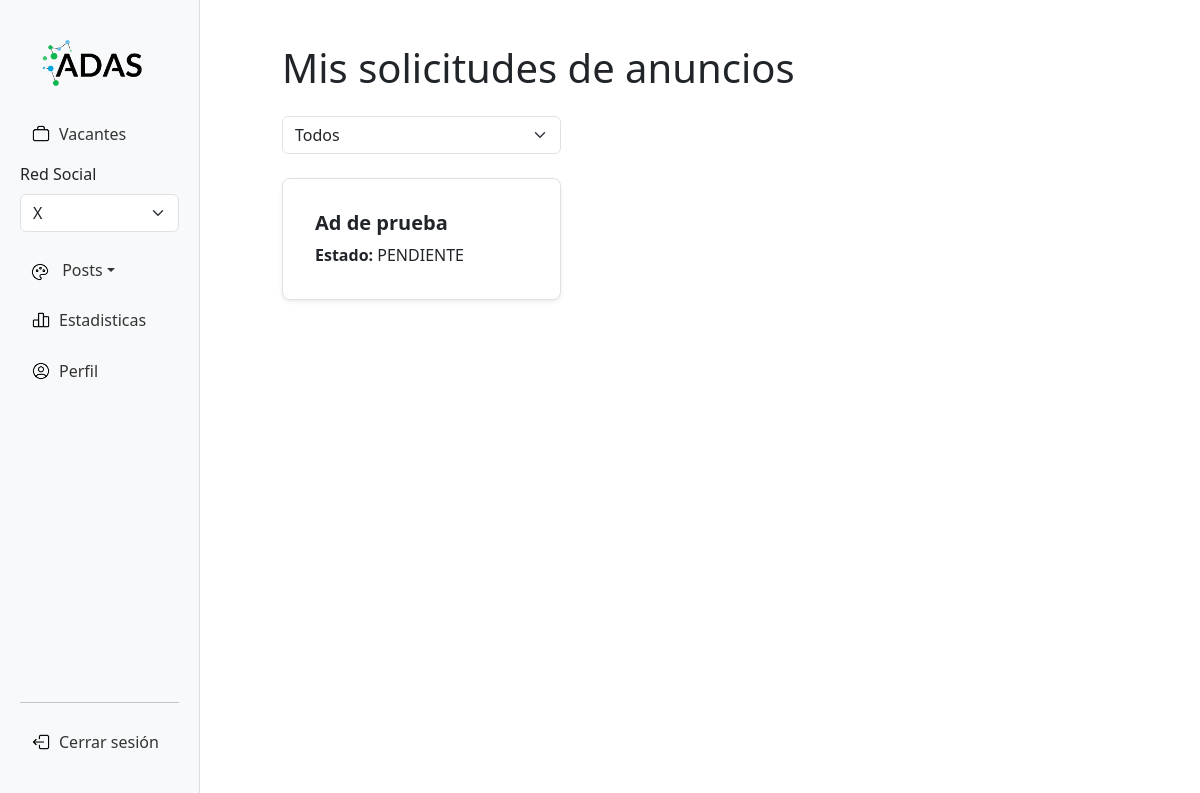
The page /administrador/mis-solicitudes/ad/ (signed in) on the database as committed earlier.
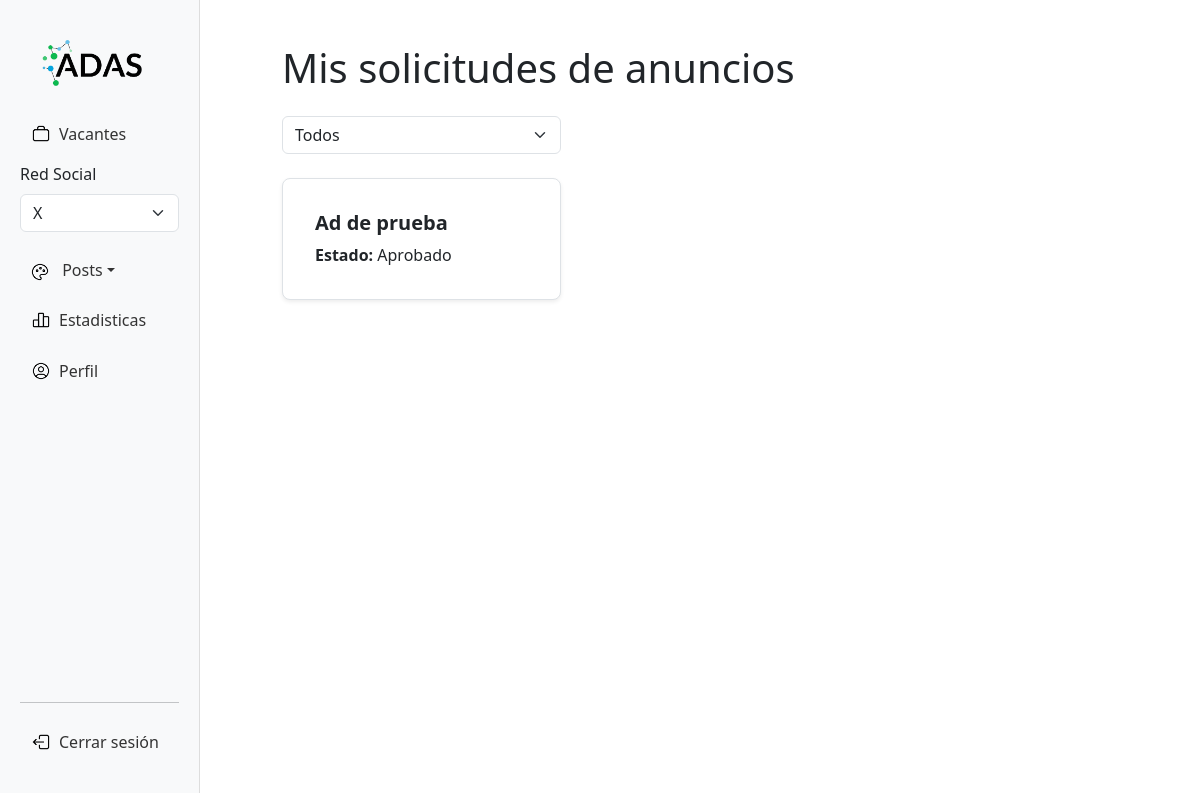
The same page on the database as committed later.
### administrador/models.py (models this page shows, shortened)
class Ad(models.Model):
    ad_id= models.CharField(blank=True, max_length=100)
    adset_id = models.ForeignKey(AdSet, on_delete=models.CASCADE) # FK
    creative_id = models.ForeignKey(Creative, on_delete=models.CASCADE) # FK
    ESTADOS = [
        ('PENDIENTE', 'Pendiente'),
        ('APROBADO', 'Aprobado'),
        ('RECHAZADO', 'Rechazado'),
    ]
    PLATAFORMAS = [
        ('facebook', 'Facebook'),
        ('instagram', 'Instagram'),
    ]
    plataforma = models.CharField(max_length=50, choices=PLATAFORMAS, default="facebook")
    nombre = models.CharField(max_length=250)
    status = models.CharField(max_length=100, blank=True)
    revision = models.OneToOneField(Revision, on_delete=models.CASCADE, null=True, blank=True) # Campo para aprovación
    created_at = models.DateField(default=date.today)

class Revision(models.Model):
    ESTADOS = [
        ('PENDIENTE', 'Pendiente'),
        ('APROBADO', 'Aprobado'),
        ('RECHAZADO', 'Rechazado'),
    ]
    usuario = models.ForeignKey(User, on_delete=models.CASCADE, related_name='revisiones')
    estado = models.CharField(max_length=20, choices=ESTADOS, default='Pendiente')
    comentario_admin = models.TextField(blank=True, null=True, help_text="Comentario del administrador al aprobar o rechazar")
    created_at = models.DateField(default=date.today)

### administrador/views.py (the view)
# urls.py: path("mis-solicitudes/<str:tipo>/", views.mis_solicitudes_contenido, name="mis_solicitudes_contenido"),
@login_required
def mis_solicitudes_contenido(request, tipo):
    MODELOS = {
        'ad': Ad,
        'post': Post,
    }
    Modelo = MODELOS.get(tipo)
    if not Modelo:
        messages.error(request, "Tipo de contenido inválido.")
        return redirect("home")  # o donde corresponda
    estado = request.GET.get('estado')
    if not estado:  # Si no se seleccionó estado o es vacío, traer todos
        contenido_pendiente = Modelo.objects.filter(revision__usuario=request.user)
    else:
        contenido_pendiente = Modelo.objects.filter(revision__usuario=request.user, revision__estado=estado)
    return render(request, "mis_solicitudes_contenido.html", {
        "contenidoo": contenido_pendiente,
        "tipo": tipo,
        "estado_seleccionado": estado  # para mantener seleccionado en el HTML
    })

### administrador/templates/mis_solicitudes_contenido.html (shortened to what this page needs)
{% extends 'panel.html' %}
{% block content %}
<div class="container mt-4">
    {% if tipo == 'ad' %}
        <h1 class="mb-4">Mis solicitudes de anuncios</h1>
    {% endif %}
    <form method="get" class="mb-4">
    <div class="row">
            <div class="col-md-4">
                <select name="estado" class="form-select" onchange="this.form.submit()">
                    <option value="" {% if not estado_seleccionado %}selected{% endif %}>Todos</option>
                </select>
            </div>
        </div>
    </form>
    <div class="row row-cols-1 row-cols-md-2 row-cols-lg-3 g-4">
        {% for contenido in contenidoo %}
        <div class="col">
            <div class="card border rounded-3 shadow-sm p-3">
                <div class="card-body">
                    {% if tipo == 'ad' %}
                    <h5 class="card-title fw-bold">{{ contenido.nombre }}</h5>
                    {% endif %}
                    <p class="card-text"><strong>Estado:</strong> {{ contenido.revision.estado }}</p>
                </div>
            </div>
        </div>
        {% endfor %}
    </div>
</div>
{% endblock content %}

Rows that differ between the two databases and show on the page:
changed through a linked row, Ad "Ad de prueba": revision.estado "PENDIENTE" → "Aprobado"
